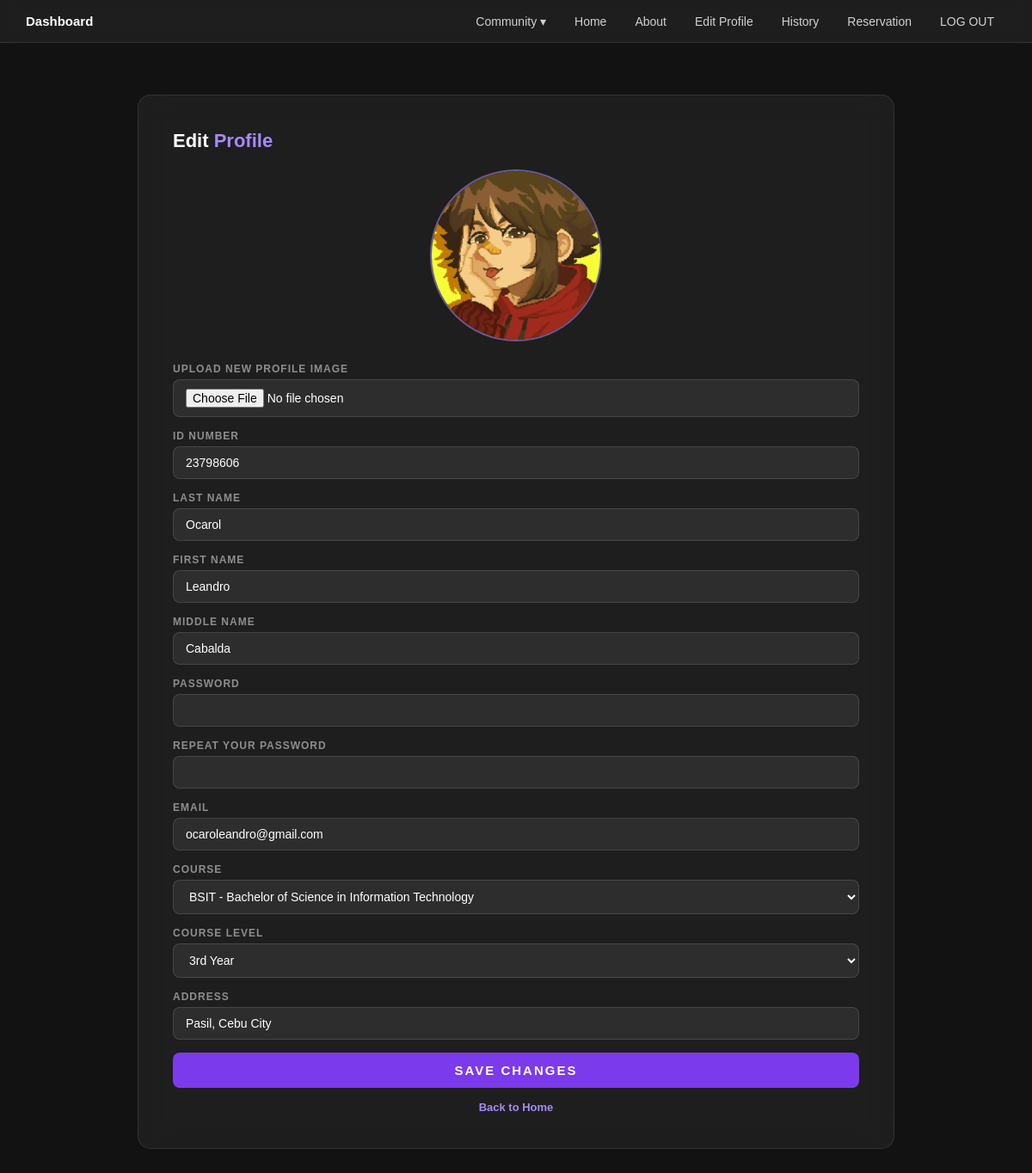
The page /editProfile.php (signed in) on the database its author committed.
### tables this page shows
CREATE TABLE `students` (
  `id` int(11) NOT NULL,
  `last_name` varchar(50) NOT NULL,
  `first_name` varchar(50) NOT NULL,
  `middle_name` varchar(50) DEFAULT NULL,
  `student_password` varchar(100) NOT NULL,
  `course` varchar(50) NOT NULL,
  `course_level` int(11) NOT NULL,
  `email` varchar(50) NOT NULL,
  `address` varchar(75) NOT NULL,
  `profile_image` varchar(100) DEFAULT 'IMG_Default.jpg',
  `Session` int(11) DEFAULT 30
);

### editProfile.php (the view, shortened to what this page needs)
<?php
require_once "includes/dbh.inc.php";
$query = "SELECT * FROM students WHERE id = ?";
$stmt = $pdo->prepare($query);
$stmt->execute([$_SESSION["id"]]);
$student = $stmt->fetch(PDO::FETCH_ASSOC);
?>
<!DOCTYPE html>
<html lang="en">
<head>
    <link rel="stylesheet" href="style.css">
</head>
<body>
    <nav>
        <span class="nav-brand">Dashboard</span>
        <ul class="nav-links">
            <li class="dropdown">
                <a href="#">Community ▾</a>
            </li>
            <li><a href="home.php">Home</a></li>
            <li><a href="#">About</a></li>
            <li><a href="editProfile.php">Edit Profile</a></li>
            <li><a href="#">History</a></li>
            <li><a href="#">Reservation</a></li>
            <li><a href="logout.php">LOG OUT</a></li>
        </ul>
    </nav>
    <div class="card">
        <div class="form-side">
            <h2 class="form-title">Edit <span>Profile</span></h2>
            <form action="includes/editprofileHandler.inc.php" method="POST" enctype="multipart/form-data">
                <div class="field-group">
                    <div class="student-avatar">
                        <img src="images/students/<?php echo $student['profile_image']; ?>" width="120" style="border-radius:50%;">
                    </div>
                </div>
                <div class="field-group">
                    <label>Upload New Profile Image</label>
                    <input type="file" name="profile_image" accept="image/*">
                </div>
                <div class="field-group">
                    <label for="id">ID Number</label>
                    <input type="text" id="id" value="<?php echo $student['id']; ?>" disabled>
                </div>
                <div class="field-group">
                    <label for="lName">Last Name</label>
                    <input type="text" id="lName" name="lName" value="<?php echo $student['last_name']; ?>">
                </div>
                <div class="field-group">
                    <label for="fName">First Name</label>
                    <input type="text" id="fName" name="fName" value="<?php echo $student['first_name']; ?>">
                </div>
                <div class="field-group">
                    <label for="middleName">Middle Name</label>
                    <input type="text" id="middleName" name="middleName" value="<?php echo $student['middle_name']; ?>">
                </div>
                <div class="field-group">
                    <label for="password">Password</label>
                    <input type="password" id="password" name="password">
                </div>
                <div class="field-group">
                    <label for="repeat_password">Repeat your password</label>
                    <input type="password" id="repeat_password" name="repeat_password">
                </div>
                <div class="field-group">
                    <label for="email">Email</label>
                    <input type="email" id="email" name="email" value="<?php echo $student['email']; ?>">
                </div>
                <div class="field-group">
                    <label for="course">Course</label>
                    <select id="course" name="course">
                        <option value="BSIT" <?php if($student['course'] == 'BSIT') echo 'selected'; ?>>BSIT - Bachelor of Science in Information Technology</option>
                    </select>
                </div>
                <div class="field-group">
                    <label for="courseLevel">Course Level</label>
                    <select id="courseLevel" name="courseLevel">
                        <option value="3" <?php if($student['course_level'] == '3') echo 'selected'; ?>>3rd Year</option>
                    </select>
                </div>
                <div class="field-group">
                    <label for="address">Address</label>
                    <input type="text" id="address" name="address" value="<?php echo $student['address']; ?>">
                </div>
                <button type="submit" class="btn-primary">SAVE CHANGES</button>
            </form>
            <p class="bottom-link">
                <a href="home.php">Back to Home</a>
            </p>
        </div>
    </div>
</body>
</html>

### style.css (style rules this page uses)
* { margin: 0; padding: 0; box-sizing: border-box; }
body { font-family: Arial, sans-serif; min-height: 100vh; background-color: #121212; }
nav { background-color: rgba(255, 255, 255, 0.05); backdrop-filter: blur(10px); border-bottom: 1px solid rgba(255, 255, 255, 0.1); height: 50px; padding: 12px 30px; display: flex; justify-content: space-between; align-items: center; }
.nav-brand { color: white; font-size: 15px; font-weight: bold; }
.nav-links { list-style: none; display: flex; gap: 5px; }
.nav-links a { color: rgba(255, 255, 255, 0.8); text-decoration: none; padding: 6px 14px; border-radius: 5px; font-size: 14px; }
.dropdown { position: relative; }
.card { background-color: rgba(255, 255, 255, 0.05); backdrop-filter: blur(16px); border: 1px solid rgba(255, 255, 255, 0.1); border-radius: 15px; padding: 40px; width: 100%; max-width: 880px; margin: 60px auto; display: flex; gap: 50px; align-items: flex-start; }
.form-side { flex: 1; display: flex; flex-direction: column; gap: 15px; }
.form-title { color: white; font-size: 22px; font-weight: bold; margin-bottom: 5px; }
.form-title span { color: #a78bfa; }
form { display: flex; flex-direction: column; gap: 15px; width: 100%; }
.field-group { display: flex; flex-direction: column; gap: 5px; }
.field-group label { color: rgba(255, 255, 255, 0.5); font-size: 12px; font-weight: bold; text-transform: uppercase; letter-spacing: 1px; }
.field-group input, .field-group select { padding: 10px 14px; background-color: rgba(255, 255, 255, 0.07); border: 1px solid rgba(255, 255, 255, 0.12); border-radius: 8px; color: white; font-size: 14px; outline: none; }
.field-group input::placeholder { color: rgba(255, 255, 255, 0.25); }
.field-group select option { background-color: #1e1e1e; color: white; }
.btn-primary { width: 100%; padding: 12px; background-color: #7c3aed; border: none; border-radius: 8px; color: white; font-size: 15px; font-weight: bold; letter-spacing: 2px; cursor: pointer; }
.bottom-link { text-align: center; font-size: 13px; color: rgba(255, 255, 255, 0.5); }
.bottom-link a { color: #a78bfa; font-weight: bold; text-decoration: none; }
.student-avatar { display: flex; justify-content: center; align-items: center; margin-bottom: 10px; }
.student-avatar img { width: 200px; height: 200px; border-radius: 50%; object-fit: cover; border: 2px solid rgba(167, 139, 250, 0.5); background-color: rgba(255, 255, 255, 0.05); }

### rows shown on the page
students: profile_image (picture), id "23798606", lName "Ocarol", fName "Leandro", middleName "Cabalda", email "ocaroleandro@gmail.com", course "BSIT - Bachelor of Science in Information Technology", courseLevel "3rd Year", address "Pasil, Cebu City"
